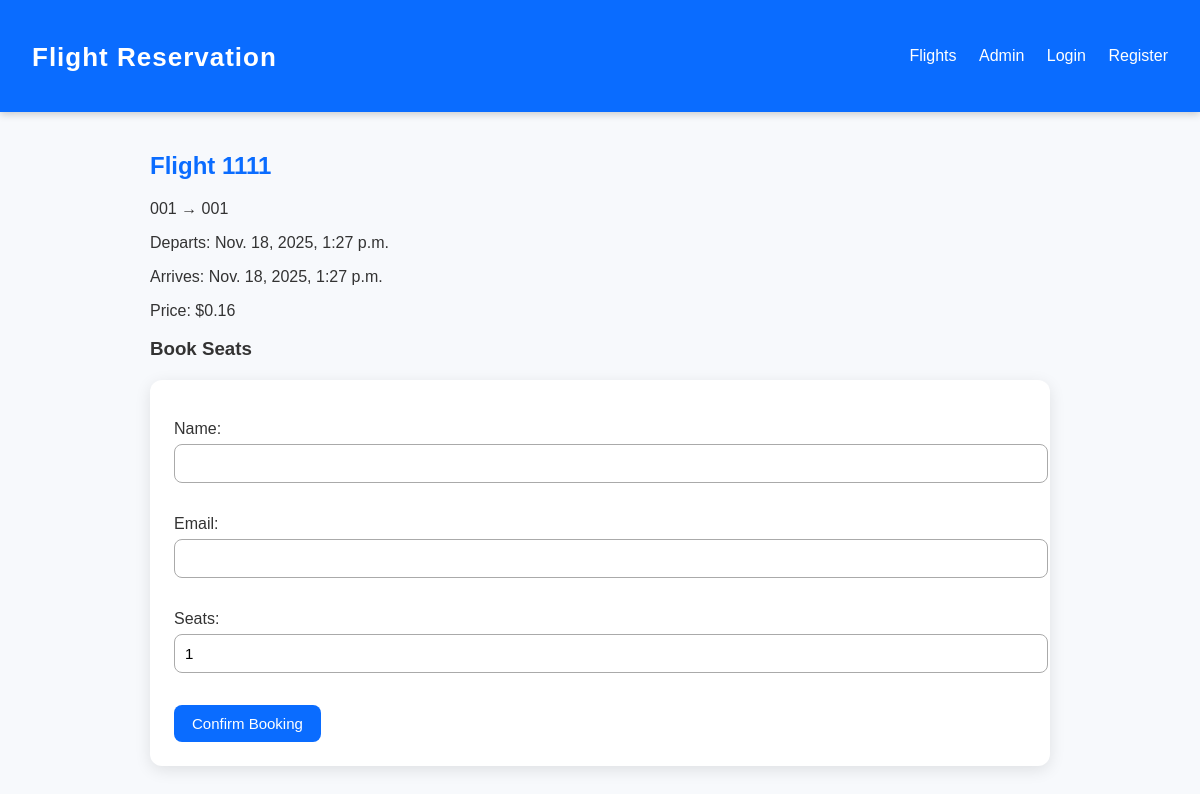
/flight/1/, run on an earlier commit of the app's database.
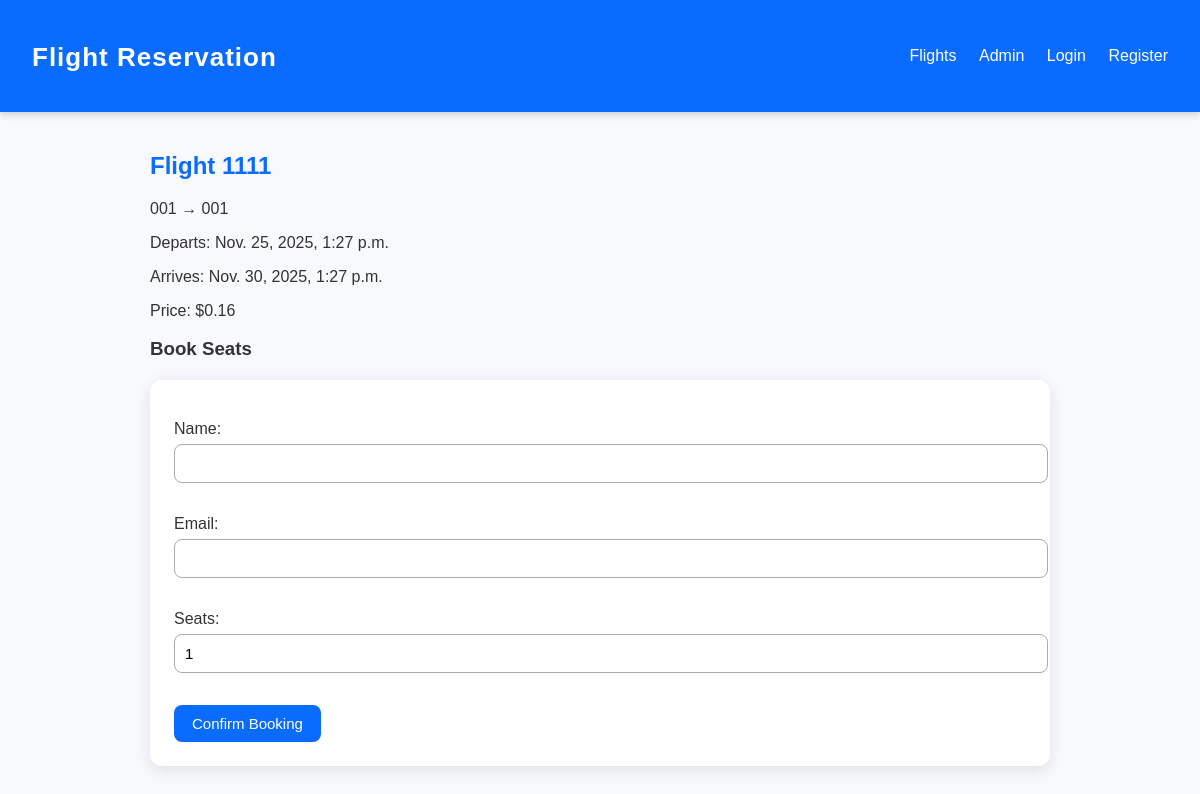
And on a later commit of the database.
### reservations/models.py (models this page shows, shortened)
class Flight(models.Model):
    number = models.CharField(max_length=10)
    origin = models.ForeignKey(Airport, related_name='departures', on_delete=models.CASCADE)
    destination = models.ForeignKey(Airport, related_name='arrivals', on_delete=models.CASCADE)
    departure_time = models.DateTimeField()
    arrival_time = models.DateTimeField()
    price = models.DecimalField(max_digits=10, decimal_places=2)
    seats = models.PositiveIntegerField()
    class Meta:
        constraints = [
            models.CheckConstraint(
                check=Q(arrival_time__gt=F("departure_time")),
                name="arrival_after_departure",
            ),
            models.CheckConstraint(
                check=Q(price__gte=0) & Q(seats__gte=0),
                name="non_negative_price_seats",
            ),
        ]

class Airport(models.Model):
    code = models.CharField(max_length=10, unique=True)
    name = models.CharField(max_length=100)
    city = models.CharField(max_length=100)
    country = models.CharField(max_length=100)

### reservations/views.py (the view, shortened to what this page needs)
# urls.py: path('flight/<int:pk>/', views.flight_detail, name='flight_detail'),
def flight_detail(request, pk):
    flight = get_object_or_404(Flight, pk=pk)
    initial = None
    if request.user.is_authenticated:
        initial = {"name": getattr(request.user, "get_full_name", lambda: request.user.username)(), "email": request.user.email or ""}
    form = BookingForm(request.POST or None, initial=initial)
    if request.method == "POST" and not request.user.is_authenticated:
        return redirect(f"{reverse('login')}?next={request.path}")
    return render(request, "reservations/flight_detail.html", {"flight": flight, "form": form})

### reservations/forms.py
class BookingForm(forms.Form):
    name = forms.CharField(max_length=100)
    email = forms.EmailField()
    seats = forms.IntegerField(min_value=1, initial=1)

### templates/reservations/flight_detail.html (shortened to what this page needs)
{% extends 'base.html' %}
{% block content %}
<h2>Flight {{ flight.number }}</h2>
<p>{{ flight.origin.code }} → {{ flight.destination.code }}</p>
<p>Departs: {{ flight.departure_time }}</p>
<p>Arrives: {{ flight.arrival_time }}</p>
<p>Price: ${{ flight.price }}</p>
<h3>Book Seats</h3>
<form method="post">
    {{ form.as_p }}
    <button type="submit">Confirm Booking</button>
  </form>
{% endblock %}

What changed in the data, as far as the page shows it:
changed Flight: departure_time "Nov. 18, 2025, 1:27 p.m." → "Nov. 25, 2025, 1:27 p.m."; arrival_time "Nov. 18, 2025, 1:27 p.m." → "Nov. 30, 2025, 1:27 p.m."
